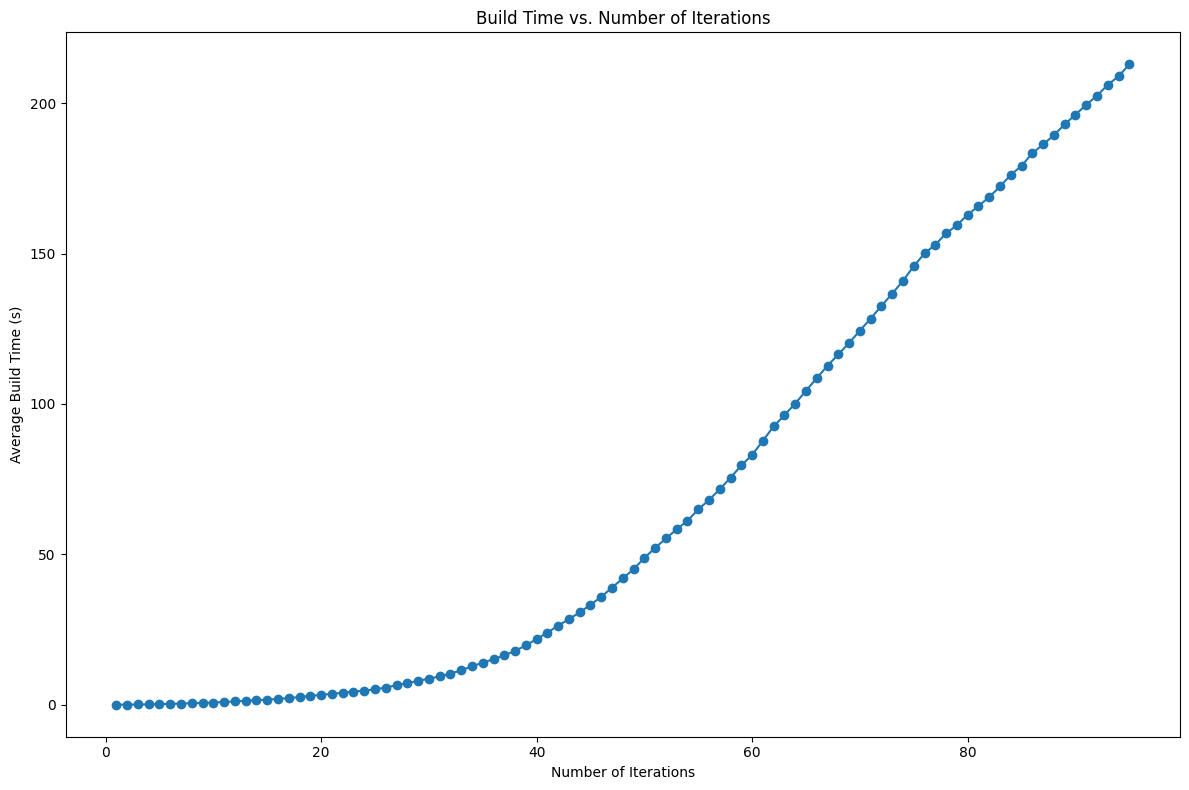

Here is the Python script that generated this plot:
import json
import matplotlib.pyplot as plt

def get_iter(name):
    return int(name[name.find("_") + 1:])

if __name__ == "__main__":
    with open('yosys33_iter_data.json', 'r') as file:
        data = json.load(file)

    plt.figure(figsize=(12, 8))
    plt.title('Build Time vs. Number of Iterations')

    iteration_dict = {}

    for module in data["modules"]:
        for iteration_data in data["modules"][module]:
            iteration = get_iter(iteration_data)
            build_time = data["modules"][module][iteration_data]["build_time"]
            
            if iteration not in iteration_dict:
                iteration_dict[iteration] = []
            iteration_dict[iteration].append(build_time)

    iterations = sorted(iteration_dict.keys())
    avg_build_times = [sum(times) / len(times) for times in [iteration_dict[iter] for iter in iterations]]

    plt.plot(iterations, avg_build_times)
    plt.xlabel("Number of Iterations")
    plt.ylabel("Average Build Time (s)")
    plt.tight_layout()
    plt.savefig('./complexity_graph.png', bbox_inches='tight')
